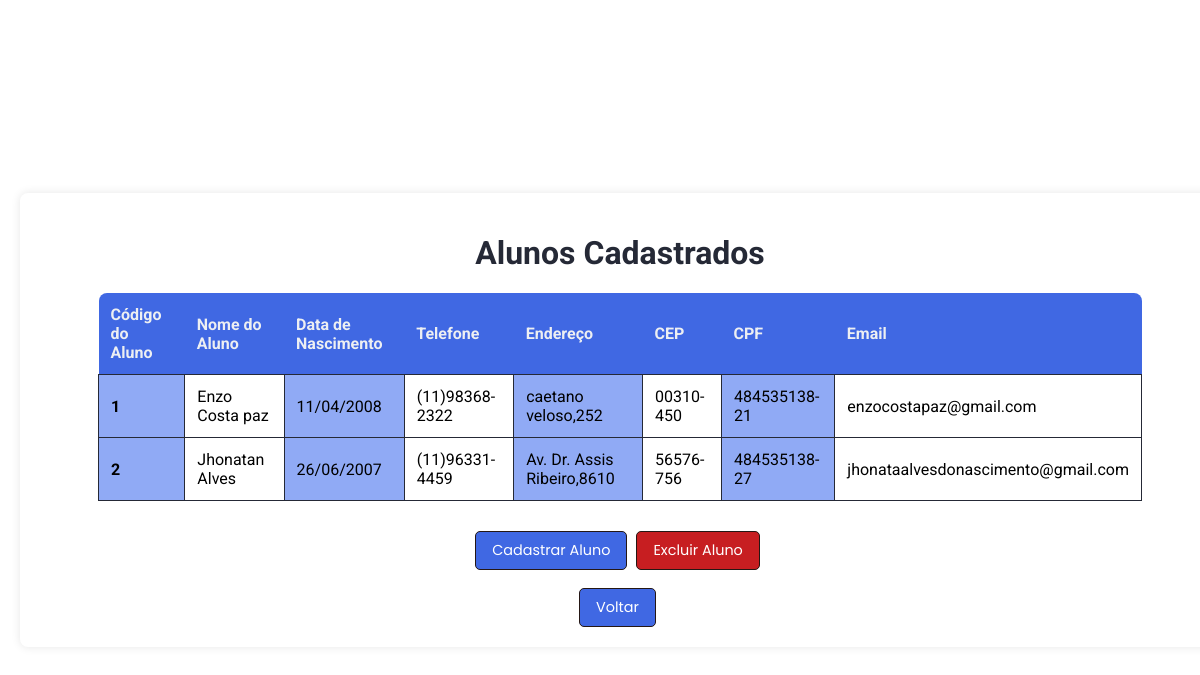
The app's page /PHPs/Aluno/listar/ListarAluno.php (signed in), older data.
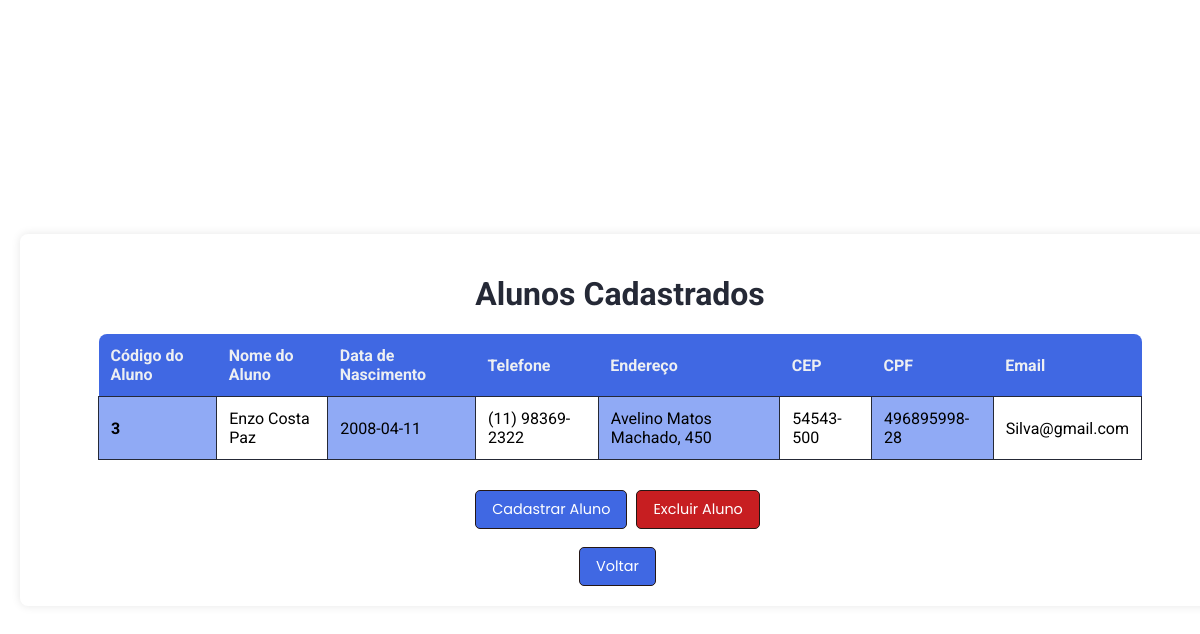
The same page, newer data.
### tables this page shows
CREATE TABLE `aluno` (
  `nome_aluno` varchar(150) NOT NULL,
  `dtNasc_Aluno` varchar(10) NOT NULL,
  `Tel_Aluno` varchar(20) NOT NULL,
  `cod_Aluno` int(11) NOT NULL,
  `endereco_Aluno` varchar(50) NOT NULL,
  `cep_Aluno` varchar(10) NOT NULL,
  `cpf_Aluno` varchar(12) NOT NULL,
  `email_Aluno` varchar(150) NOT NULL
);

### PHPs/Aluno/Aluno.php (called while the page is built, shortened)
<?php
    class aluno{
        function list(){
            try {
                $this->conn = new conectar();
                $sql = $this->conn-> query("select * from aluno order by cod_Aluno");
                $sql-> execute();
                return $sql->fetchAll();
            } catch (PDOException $exc) {
                echo "Erro ao fazer a listagem" .$exc->getMessage();
            }
        }
    }
?>

### PHPs/Aluno/listar/ListarAluno.php (the view, shortened to what this page needs)
<!DOCTYPE html>
<html lang="en">
<head>
    <link rel="stylesheet" href="../../../CSS/listar/ListStyleAl.css">
</head>
<body>
    <?php
        include_once '../Aluno.php';
        $p = new aluno();
        $pro_bd = $p->list();
    ?>
    <center>
        <div class="container">
            <h1>Alunos Cadastrados</h1>
            <table>
                <tr>
                    <th class="pontaEsquerda">Código do Aluno</th>
                    <th>Nome do Aluno</th>
                    <th>Data de Nascimento</th>
                    <th>Telefone</th>
                    <th>Endereço</th>
                    <th>CEP</th>
                    <th>CPF</th>
                    <th class="pontaDireita">Email</th>
                </tr>
                <?php
                    foreach ($pro_bd as $pro_mostrar) {
                ?>
                        <tr>
                            <td class="color"><b><?php echo $pro_mostrar[3]; ?></b></td>
                            <td><?php echo $pro_mostrar[0]; ?></td>
                            <td class="color"><?php echo $pro_mostrar[1]; ?></td>
                            <td><?php echo $pro_mostrar[2]; ?></td>
                            <td class="color"><?php echo $pro_mostrar[4]; ?></td>
                            <td><?php echo $pro_mostrar[5]; ?></td>
                            <td class="color"><?php echo $pro_mostrar[6]; ?></td>
                            <td><?php echo $pro_mostrar[7]; ?></td>
                        </tr>
                <?php
                    }
                ?>
            </table>
            <button><a href="../GravarAluno/NewAl.php">Cadastrar Aluno</a></button>
            <button class="exc"><a href="../Excluir/ExcluirAl.php">Excluir Aluno</a></button>
            <br><br>
            <button><a href="../../../Login/menu.php">Voltar</a></button>
        </div>
    </center>
</body>
</html>

### CSS/listar/ListStyleAl.css (style rules this page uses)
body { margin: 0; padding: 20px; display: flex; justify-content: center; align-items: center; height: 100vh; background-image: url(../../IMGs/fundteste2.jpg); background-position: center; background-size: cover; background-repeat: no-repeat; background-attachment: fixed; }
.container { width: 100%; margin: 0 auto; background: #fff; padding: 20px; box-shadow: 0 0 10px rgba(0, 0, 0, 0.1); border-radius: 8px; text-align: center; }
.container table { width: 90%; margin: 0 auto; margin-bottom: 30px; }
table { width: 100%; margin-bottom: 20px; border-collapse: collapse; }
th, td { padding: 12px; text-align: left; border-bottom: 1px solid #252936; font-family: "Roboto"; }
td { text-align: left; border: 1px solid #252936; }
th { background-color: #4068e3; color: #edeff2; font-weight: bold; font-family: "Roboto"; border: none; }
.pontaEsquerda { border-top-left-radius: 8px; }
.pontaDireita { border-top-right-radius: 8px; }
h1 { font-size: 2em; font-family: "Roboto"; color: #252936; }
.color { background-color: #90aaf5; }
button { font-size: 0.9rem; padding: 8px 16px; border-radius: 5px; border: none; cursor: pointer; margin-right: 5px; border: 1px solid #251714; background-color: #4068e3; color: #fff; }
button a { color: #fff; text-decoration: none; font-family: "Poppins"; }
.exc { background-color: #c71e21; }

Row changes from the older to the newer data that the page shows:
removed aluno: cod_Aluno "1", nome_aluno "Enzo Costa paz", dtNasc_Aluno "11/04/2008", Tel_Aluno "(11)98368-2322", endereco_Aluno "caetano veloso,252", cep_Aluno "00310-450", cpf_Aluno "484535138-21", email_Aluno "enzocostapaz@gmail.com"
removed aluno: cod_Aluno "2", nome_aluno "Jhonatan Alves", dtNasc_Aluno "26/06/2007", Tel_Aluno "(11)96331-4459", endereco_Aluno "Av. Dr. Assis Ribeiro,8610", cep_Aluno "56576-756", cpf_Aluno "484535138-27", email_Aluno "jhonataalvesdonascimento@gmail.com"
added aluno: cod_Aluno "3", nome_aluno "Enzo Costa Paz", dtNasc_Aluno "2008-04-11", Tel_Aluno "(11) 98369-2322", endereco_Aluno "Avelino Matos Machado, 450", cep_Aluno "54543-500", cpf_Aluno "496895998-28", email_Aluno "Silva@gmail.com"
